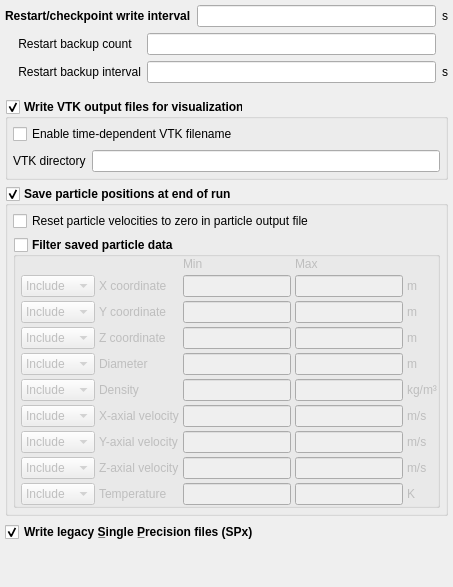
     <widget class="QWidget" name="page_basic">
      <layout class="QGridLayout" name="gridLayout">
       <property name="leftMargin">
        <number>5</number>
       </property>
       <property name="topMargin">
        <number>5</number>
       </property>
       <property name="rightMargin">
        <number>5</number>
       </property>
       <property name="bottomMargin">
        <number>5</number>
       </property>
       <item row="4" column="0" colspan="3">
        <widget class="QGroupBox" name="groupbox_write_part_out">
         <property name="font">
          <font>
           <weight>75</weight>
           <bold>true</bold>
          </font>
         </property>
         <property name="title">
          <string>Save particle positions at end of run</string>
         </property>
         <property name="flat">
          <bool>true</bool>
         </property>
         <property name="checkable">
          <bool>true</bool>
         </property>
         <layout class="QGridLayout" name="gridLayout_26">
          <property name="leftMargin">
           <number>5</number>
          </property>
          <property name="topMargin">
           <number>5</number>
          </property>
          <property name="rightMargin">
           <number>5</number>
          </property>
          <property name="bottomMargin">
           <number>5</number>
          </property>
          <item row="0" column="0">
           <widget class="CheckBox" name="checkbox_keyword_part_out_zero_vel">
            <property name="font">
             <font>
              <weight>50</weight>
              <bold>false</bold>
             </font>
            </property>
            <property name="text">
             <string>Reset particle velocities to zero in particle output file</string>
            </property>
           </widget>
          </item>
          <item row="1" column="0">
           <widget class="QGroupBox" name="groupbox_filter_particles">
            <property name="font">
             <font>
              <weight>75</weight>
              <bold>true</bold>
             </font>
            </property>
            <property name="title">
             <string>Filter saved particle data</string>
            </property>
            <property name="flat">
             <bool>true</bool>
            </property>
            <property name="checkable">
             <bool>true</bool>
            </property>
            <property name="checked">
             <bool>false</bool>
            </property>
            <layout class="QGridLayout" name="gridLayout_30" columnstretch="0,0,0,0,0">
             <property name="leftMargin">
              <number>5</number>
             </property>
             <property name="topMargin">
              <number>0</number>
             </property>
             <property name="rightMargin">
              <number>0</number>
             </property>
             <property name="bottomMargin">
              <number>0</number>
             </property>
             <property name="spacing">
              <number>4</number>
             </property>
             <item row="5" column="2">
              <widget class="LineEdit" name="lineedit_keyword_part_out_density_min">
               <property name="font">
                <font>
                 <weight>50</weight>
                 <bold>false</bold>
                </font>
               </property>
              </widget>
             </item>
             <item row="6" column="4">
              <widget class="QLabel" name="label_filter_u_units">
               <property name="font">
                <font>
                 <weight>50</weight>
                 <bold>false</bold>
                </font>
               </property>
               <property name="text">
                <string>m/s</string>
               </property>
              </widget>
             </item>
             <item row="7" column="0">
              <widget class="QComboBox" name="combobox_filter_v">
               <property name="font">
                <font>
                 <weight>50</weight>
                 <bold>false</bold>
                </font>
               </property>
               <item>
                <property name="text">
                 <string>Include</string>
                </property>
               </item>
               <item>
                <property name="text">
                 <string>Exclude</string>
                </property>
               </item>
              </widget>
             </item>
             <item row="8" column="0">
              <widget class="QComboBox" name="combobox_filter_w">
               <property name="font">
                <font>
                 <weight>50</weight>
                 <bold>false</bold>
                </font>
               </property>
               <item>
                <property name="text">
                 <string>Include</string>
                </property>
               </item>
               <item>
                <property name="text">
                 <string>Exclude</string>
                </property>
               </item>
              </widget>
             </item>
             <item row="0" column="3">
              <widget class="QLabel" name="label_filter_max">
               <property name="font">
                <font>
                 <weight>50</weight>
                 <bold>false</bold>
                </font>
               </property>
               <property name="text">
                <string>Max</string>
               </property>
              </widget>
             </item>
             <item row="3" column="0">
              <widget class="QComboBox" name="combobox_filter_z">
               <property name="font">
                <font>
                 <weight>50</weight>
                 <bold>false</bold>
                </font>
               </property>
               <item>
                <property name="text">
                 <string>Include</string>
                </property>
               </item>
               <item>
                <property name="text">
                 <string>Exclude</string>
                </property>
               </item>
              </widget>
             </item>
             <item row="8" column="3">
              <widget class="LineEdit" name="lineedit_keyword_part_out_w_max">
               <property name="font">
                <font>
                 <weight>50</weight>
                 <bold>false</bold>
                </font>
               </property>
              </widget>
             </item>
             <item row="9" column="0">
              <widget class="QComboBox" name="combobox_filter_temp">
               <property name="font">
                <font>
                 <weight>50</weight>
                 <bold>false</bold>
                </font>
               </property>
               <item>
                <property name="text">
                 <string>Include</string>
                </property>
               </item>
               <item>
                <property name="text">
                 <string>Exclude</string>
                </property>
               </item>
              </widget>
             </item>
             <item row="1" column="4">
              <widget class="QLabel" name="label_filter_x_units">
               <property name="font">
                <font>
                 <weight>50</weight>
                 <bold>false</bold>
                </font>
               </property>
               <property name="text">
                <string>m</string>
               </property>
              </widget>
             </item>
             <item row="9" column="1">
              <widget class="QLabel" name="label_filter_temp">
               <property name="font">
                <font>
                 <weight>50</weight>
                 <bold>false</bold>
                </font>
               </property>
               <property name="text">
                <string>Temperature</string>
               </property>
              </widget>
             </item>
             <item row="9" column="3">
              <widget class="LineEdit" name="lineedit_keyword_part_out_temp_max">
               <property name="font">
                <font>
                 <weight>50</weight>
                 <bold>false</bold>
                </font>
               </property>
              </widget>
             </item>
             <item row="7" column="2">
              <widget class="LineEdit" name="lineedit_keyword_part_out_v_min">
               <property name="font">
                <font>
                 <weight>50</weight>
                 <bold>false</bold>
                </font>
               </property>
              </widget>
             </item>
             <item row="2" column="1">
              <widget class="QLabel" name="label_filter_y">
               <property name="font">
                <font>
                 <weight>50</weight>
                 <bold>false</bold>
                </font>
               </property>
               <property name="text">
                <string>Y coordinate</string>
               </property>
              </widget>
             </item>
             <item row="4" column="2">
              <widget class="LineEdit" name="lineedit_keyword_part_out_diameter_min">
               <property name="font">
                <font>
                 <weight>50</weight>
                 <bold>false</bold>
                </font>
               </property>
              </widget>
             </item>
             <item row="3" column="3">
              <widget class="LineEdit" name="lineedit_keyword_part_out_z_max">
               <property name="font">
                <font>
                 <weight>50</weight>
                 <bold>false</bold>
                </font>
               </property>
              </widget>
             </item>
             <item row="9" column="2">
              <widget class="LineEdit" name="lineedit_keyword_part_out_temp_min">
               <property name="font">
                <font>
                 <weight>50</weight>
                 <bold>false</bold>
                </font>
               </property>
              </widget>
             </item>
             <item row="6" column="3">
              <widget class="LineEdit" name="lineedit_keyword_part_out_u_max">
               <property name="font">
                <font>
                 <weight>50</weight>
                 <bold>false</bold>
                </font>
               </property>
              </widget>
             </item>
             <item row="6" column="0">
              <widget class="QComboBox" name="combobox_filter_u">
               <property name="font">
                <font>
                 <weight>50</weight>
                 <bold>false</bold>
                </font>
               </property>
               <item>
                <property name="text">
                 <string>Include</string>
                </property>
               </item>
               <item>
                <property name="text">
                 <string>Exclude</string>
                </property>
               </item>
              </widget>
             </item>
             <item row="4" column="3">
              <widget class="LineEdit" name="lineedit_keyword_part_out_diameter_max">
               <property name="font">
                <font>
                 <weight>50</weight>
                 <bold>false</bold>
                </font>
               </property>
              </widget>
             </item>
             <item row="7" column="3">
              <widget class="LineEdit" name="lineedit_keyword_part_out_v_max">
               <property name="font">
                <font>
                 <weight>50</weight>
                 <bold>false</bold>
                </font>
               </property>
              </widget>
             </item>
             <item row="6" column="2">
              <widget class="LineEdit" name="lineedit_keyword_part_out_u_min">
               <property name="font">
                <font>
                 <weight>50</weight>
                 <bold>false</bold>
                </font>
               </property>
              </widget>
             </item>
             <item row="7" column="1">
              <widget class="QLabel" name="label_filter_v">
               <property name="font">
                <font>
                 <weight>50</weight>
                 <bold>false</bold>
                </font>
               </property>
               <property name="text">
                <string>Y-axial velocity</string>
               </property>
              </widget>
             </item>
             <item row="0" column="2">
              <widget class="QLabel" name="label_filter_min">
               <property name="font">
                <font>
                 <weight>50</weight>
                 <bold>false</bold>
                </font>
               </property>
               <property name="text">
                <string>Min</string>
               </property>
              </widget>
             </item>
             <item row="8" column="4">
              <widget class="QLabel" name="label_filter_w_units">
               <property name="font">
                <font>
                 <weight>50</weight>
                 <bold>false</bold>
                </font>
               </property>
               <property name="text">
                <string>m/s</string>
               </property>
              </widget>
             </item>
             <item row="8" column="2">
              <widget class="LineEdit" name="lineedit_keyword_part_out_w_min">
               <property name="font">
                <font>
                 <weight>50</weight>
                 <bold>false</bold>
                </font>
               </property>
              </widget>
             </item>
             <item row="2" column="4">
              <widget class="QLabel" name="label_filter_y_units">
               <property name="font">
                <font>
                 <weight>50</weight>
                 <bold>false</bold>
                </font>
               </property>
               <property name="text">
                <string>m</string>
               </property>
              </widget>
             </item>
             <item row="2" column="0">
              <widget class="QComboBox" name="combobox_filter_y">
               <property name="font">
                <font>
                 <weight>50</weight>
                 <bold>false</bold>
                </font>
               </property>
               <item>
                <property name="text">
                 <string>Include</string>
                </property>
               </item>
               <item>
                <property name="text">
                 <string>Exclude</string>
                </property>
               </item>
              </widget>
             </item>
             <item row="3" column="2">
              <widget class="LineEdit" name="lineedit_keyword_part_out_z_min">
               <property name="font">
                <font>
                 <weight>50</weight>
                 <bold>false</bold>
                </font>
               </property>
              </widget>
             </item>
             <item row="4" column="1">
              <widget class="QLabel" name="label_filter_diameter">
               <property name="font">
                <font>
                 <weight>50</weight>
                 <bold>false</bold>
                </font>
               </property>
               <property name="text">
                <string>Diameter</string>
               </property>
              </widget>
             </item>
             <item row="9" column="4">
              <widget class="QLabel" name="label_filter_temp_units">
               <property name="font">
                <font>
                 <weight>50</weight>
                 <bold>false</bold>
                </font>
               </property>
               <property name="text">
                <string>K</string>
               </property>
              </widget>
             </item>
             <item row="1" column="0">
              <widget class="QComboBox" name="combobox_filter_x">
               <property name="font">
                <font>
                 <weight>50</weight>
                 <bold>false</bold>
                </font>
               </property>
               <item>
                <property name="text">
                 <string>Include</string>
                </property>
               </item>
               <item>
                <property name="text">
                 <string>Exclude</string>
                </property>
               </item>
              </widget>
             </item>
             <item row="5" column="4">
              <widget class="QLabel" name="label_filter_density_units">
               <property name="font">
                <font>
                 <weight>50</weight>
                 <bold>false</bold>
                </font>
               </property>
               <property name="text">
                <string>kg/m³</string>
               </property>
              </widget>
             </item>
             <item row="2" column="2">
              <widget class="LineEdit" name="lineedit_keyword_part_out_y_min">
               <property name="font">
                <font>
                 <weight>50</weight>
                 <bold>false</bold>
                </font>
               </property>
              </widget>
             </item>
             <item row="2" column="3">
              <widget class="LineEdit" name="lineedit_keyword_part_out_y_max">
               <property name="font">
                <font>
                 <weight>50</weight>
                 <bold>false</bold>
                </font>
               </property>
              </widget>
             </item>
             <item row="5" column="1">
              <widget class="QLabel" name="label_filter_density">
               <property name="font">
                <font>
                 <weight>50</weight>
                 <bold>false</bold>
                </font>
               </property>
               <property name="text">
                <string>Density</string>
               </property>
              </widget>
             </item>
             <item row="1" column="2">
              <widget class="LineEdit" name="lineedit_keyword_part_out_x_min">
               <property name="font">
                <font>
                 <weight>50</weight>
                 <bold>false</bold>
                </font>
               </property>
              </widget>
             </item>
             <item row="1" column="1">
              <widget class="QLabel" name="label_filter_x">
               <property name="font">
                <font>
                 <weight>50</weight>
                 <bold>false</bold>
                </font>
               </property>
               <property name="text">
                <string>X coordinate</string>
               </property>
              </widget>
             </item>
             <item row="7" column="4">
              <widget class="QLabel" name="label_filter_v_units">
               <property name="font">
                <font>
                 <weight>50</weight>
                 <bold>false</bold>
                </font>
               </property>
               <property name="text">
                <string>m/s</string>
               </property>
              </widget>
             </item>
             <item row="5" column="3">
              <widget class="LineEdit" name="lineedit_keyword_part_out_density_max">
               <property name="font">
                <font>
                 <weight>50</weight>
                 <bold>false</bold>
                </font>
               </property>
              </widget>
             </item>
             <item row="3" column="4">
              <widget class="QLabel" name="label_filter_z_units">
               <property name="font">
                <font>
                 <weight>50</weight>
                 <bold>false</bold>
                </font>
               </property>
               <property name="text">
                <string>m</string>
               </property>
              </widget>
             </item>
             <item row="1" column="3">
              <widget class="LineEdit" name="lineedit_keyword_part_out_x_max">
               <property name="font">
                <font>
                 <weight>50</weight>
                 <bold>false</bold>
                </font>
               </property>
              </widget>
             </item>
             <item row="3" column="1">
              <widget class="QLabel" name="label_filter_z">
               <property name="font">
                <font>
                 <weight>50</weight>
                 <bold>false</bold>
                </font>
               </property>
               <property name="text">
                <string>Z coordinate</string>
               </property>
              </widget>
             </item>
             <item row="6" column="1">
              <widget class="QLabel" name="label_filter_u">
               <property name="font">
                <font>
                 <weight>50</weight>
                 <bold>false</bold>
                </font>
               </property>
               <property name="text">
                <string>X-axial velocity</string>
               </property>
              </widget>
             </item>
             <item row="4" column="0">
              <widget class="QComboBox" name="combobox_filter_diameter">
               <property name="font">
                <font>
                 <weight>50</weight>
                 <bold>false</bold>
                </font>
               </property>
               <item>
                <property name="text">
                 <string>Include</string>
                </property>
               </item>
               <item>
                <property name="text">
                 <string>Exclude</string>
                </property>
               </item>
              </widget>
             </item>
             <item row="4" column="4">
              <widget class="QLabel" name="label_filter_diameter_units">
               <property name="font">
                <font>
                 <weight>50</weight>
                 <bold>false</bold>
                </font>
               </property>
               <property name="text">
                <string>m</string>
               </property>
              </widget>
             </item>
             <item row="8" column="1">
              <widget class="QLabel" name="label_filter_w">
               <property name="font">
                <font>
                 <weight>50</weight>
                 <bold>false</bold>
                </font>
               </property>
               <property name="text">
                <string>Z-axial velocity</string>
               </property>
              </widget>
             </item>
             <item row="5" column="0">
              <widget class="QComboBox" name="combobox_filter_density">
               <property name="font">
                <font>
                 <weight>50</weight>
                 <bold>false</bold>
                </font>
               </property>
               <item>
                <property name="text">
                 <string>Include</string>
                </property>
               </item>
               <item>
                <property name="text">
                 <string>Exclude</string>
                </property>
               </item>
              </widget>
             </item>
            </layout>
           </widget>
          </item>
         </layout>
        </widget>
       </item>
       <item row="2" column="0">
        <spacer name="verticalSpacer_4">
         <property name="orientation">
          <enum>Qt::Vertical</enum>
         </property>
         <property name="sizeType">
          <enum>QSizePolicy::Fixed</enum>
         </property>
         <property name="sizeHint" stdset="0">
          <size>
           <width>20</width>
           <height>10</height>
          </size>
         </property>
        </spacer>
       </item>
       <item row="0" column="2">
        <widget class="QLabel" name="label_res_dt_units">
         <property name="text">
          <string>s</string>
         </property>
        </widget>
       </item>
       <item row="3" column="0" colspan="3">
        <widget class="QGroupBox" name="groupbox_write_vtk_files">
         <property name="font">
          <font>
           <weight>75</weight>
           <bold>true</bold>
          </font>
         </property>
         <property name="toolTip">
          <string>Write output files (vtu/vtp) for Visualization Toolkit</string>
         </property>
         <property name="title">
          <string>Write VTK output files for visualization</string>
         </property>
         <property name="flat">
          <bool>true</bool>
         </property>
         <property name="checkable">
          <bool>true</bool>
         </property>
         <layout class="QGridLayout" name="gridLayout_5">
          <property name="leftMargin">
           <number>5</number>
          </property>
          <property name="topMargin">
           <number>5</number>
          </property>
          <property name="rightMargin">
           <number>5</number>
          </property>
          <property name="bottomMargin">
           <number>5</number>
          </property>
          <item row="1" column="0">
           <widget class="QLabel" name="label_vtu_dir">
            <property name="font">
             <font>
              <weight>50</weight>
              <bold>false</bold>
             </font>
            </property>
            <property name="text">
             <string>VTK directory</string>
            </property>
           </widget>
          </item>
          <item row="0" column="0" colspan="2">
           <widget class="CheckBox" name="checkbox_keyword_time_dependent_filename">
            <property name="font">
             <font>
              <weight>50</weight>
              <bold>false</bold>
             </font>
            </property>
            <property name="text">
             <string>Enable time-dependent VTK filename</string>
            </property>
           </widget>
          </item>
          <item row="1" column="1">
           <widget class="LineEdit" name="lineedit_keyword_vtu_dir">
            <property name="font">
             <font>
              <weight>50</weight>
              <bold>false</bold>
             </font>
            </property>
           </widget>
          </item>
         </layout>
        </widget>
       </item>
       <item row="6" column="0" colspan="2">
        <spacer name="verticalSpacer">
         <property name="orientation">
          <enum>Qt::Vertical</enum>
         </property>
         <property name="sizeHint" stdset="0">
          <size>
           <width>20</width>
           <height>40</height>
          </size>
         </property>
        </spacer>
       </item>
       <item row="0" column="0">
        <widget class="QLabel" name="label_res_dt">
         <property name="font">
          <font>
           <weight>75</weight>
           <bold>true</bold>
          </font>
         </property>
         <property name="text">
          <string>Restart/checkpoint write interval</string>
         </property>
        </widget>
       </item>
       <item row="1" column="0" colspan="3">
        <layout class="QGridLayout" name="gridlayout_res_backup">
         <item row="0" column="1">
          <widget class="LineEdit" name="lineedit_keyword_res_backups"/>
         </item>
         <item row="1" column="0">
          <widget class="QLabel" name="label_res_backup_dt">
           <property name="text">
            <string>    Restart backup interval</string>
           </property>
          </widget>
         </item>
         <item row="1" column="1">
          <widget class="LineEdit" name="lineedit_keyword_res_backup_dt"/>
         </item>
         <item row="1" column="2">
          <widget class="QLabel" name="label_res_backup_dt_units">
           <property name="text">
            <string>s</string>
           </property>
          </widget>
         </item>
         <item row="0" column="0">
          <widget class="QLabel" name="label_res_backups">
           <property name="text">
            <string>    Restart backup count</string>
           </property>
           <property name="margin">
            <number>0</number>
           </property>
          </widget>
         </item>
        </layout>
       </item>
       <item row="0" column="1">
        <widget class="LineEdit" name="lineedit_keyword_res_dt"/>
       </item>
       <item row="5" column="0" colspan="2">
        <widget class="CheckBox" name="checkbox_spx">
         <property name="enabled">
          <bool>true</bool>
         </property>
         <property name="font">
          <font>
           <weight>75</weight>
           <bold>true</bold>
          </font>
         </property>
         <property name="toolTip">
          <string/>
         </property>
         <property name="text">
          <string>Write legacy S̲ingle P̲recision files (SPx)</string>
         </property>
         <property name="checkable">
          <bool>true</bool>
         </property>
         <property name="checked">
          <bool>true</bool>
         </property>
        </widget>
       </item>
      </layout>
     </widget>
